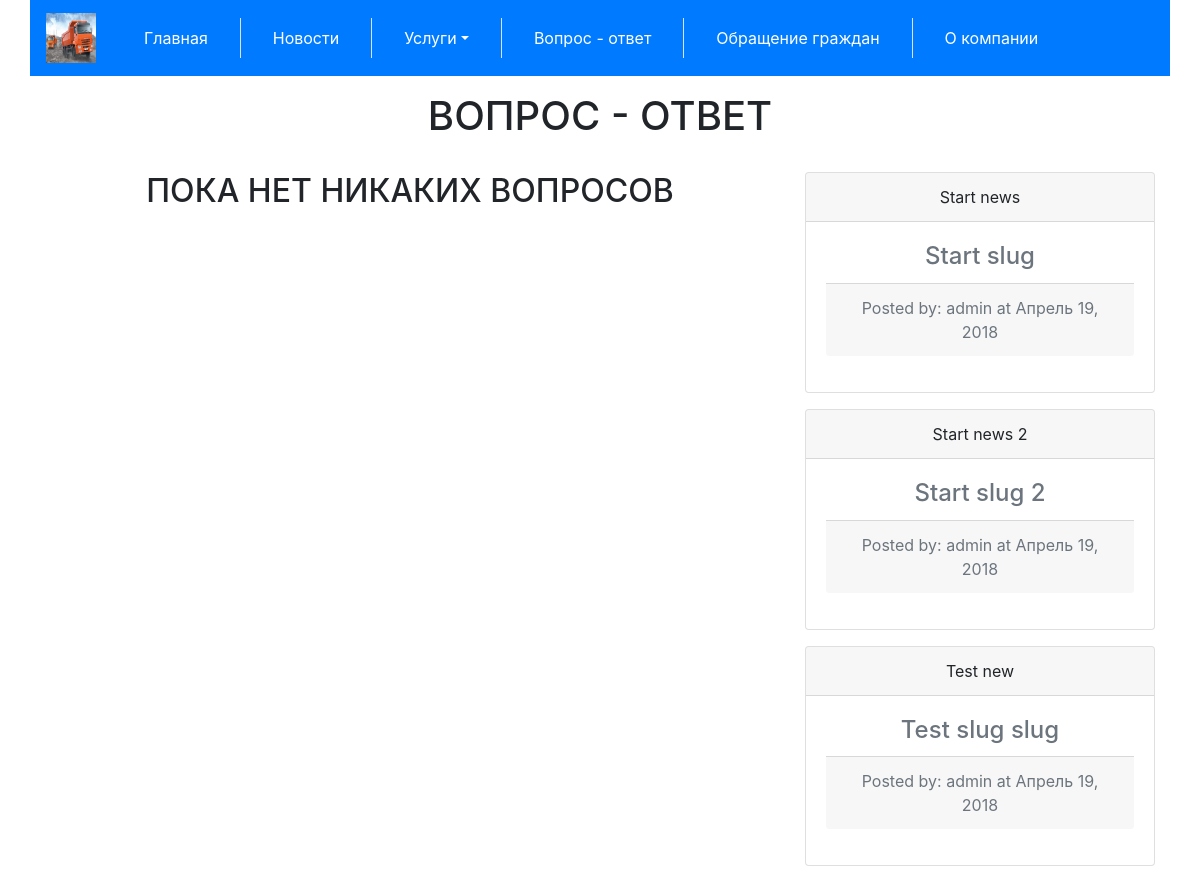
Page /questions/ on the earlier database version.
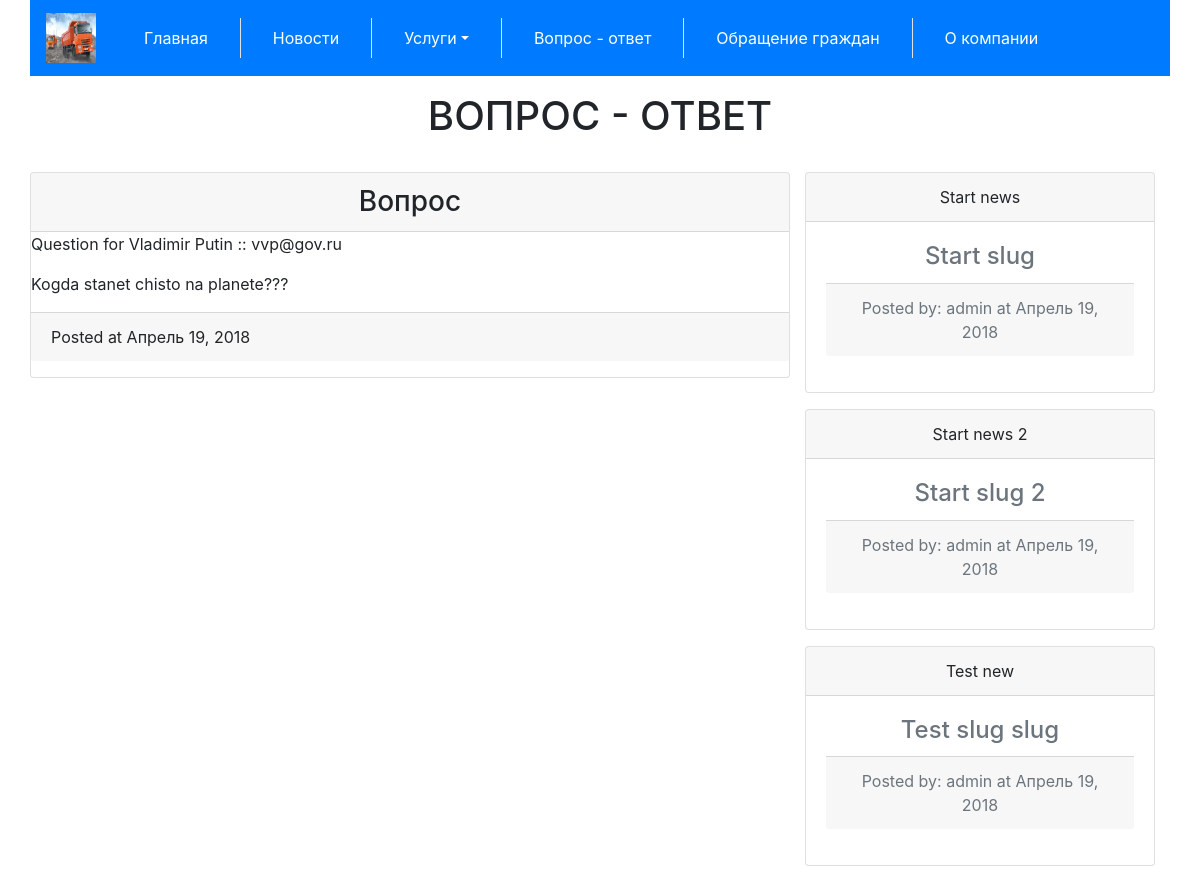
Same page on the later database version.
### server/models.py (models this page shows, shortened)
class News(models.Model):
    objects = models.Manager()
    class Meta:
        ordering = ['posted', ]
    title = models.TextField(
        default="New",
        verbose_name="News title"
    )
    slug = models.SlugField(
        max_length=100,
        unique=True
    )
    author = models.TextField(
        default="Author",
        verbose_name="Newws Author"
    )
    body = models.TextField(
        default='Body',
        verbose_name="News body"
    )
    posted = models.DateField(
        db_index=True,
        auto_now_add=True
    )

class Question(models.Model):
    objects = models.Manager()
    class Meta:
        ordering = ['posted', ]
    title = models.TextField(
        default="New",
        verbose_name="Question title"
    )
    fio = models.TextField(
        default="",
        verbose_name="Question User Name"
    )
    email = models.TextField(
        default="",
        verbose_name="Question User email"
    )
    body = models.TextField(
        default="",
        verbose_name="Question Body"
    )
    posted = models.DateField(
        db_index=True,
        auto_now_add=True
    )

### server/views.py (the view)
# urls.py: url(r'^questions/', server_views.questions, name='questions'),
def questions(request):
    return render(
        request=request,
        template_name='questions.html',
        context={
            'questions': Question.objects.all()[:5],
             "news": News.objects.all()[:5]
        }
    )

### templates/questions.html
{% extends "base.html" %}
{% block content %}
    <div class="col-xl-12">
        <h1 class="text-center text-uppercase my-3">Вопрос - ответ</h1>
    </div>
        <article class="col-xl-8 col-lg-8">
            {% if questions %}
                {% for q in questions %}
                    <div class="row card rounded-top my-3">
                        <h3 class="card-header text-center" >Вопрос</h3>
                            <p class="question-text">Question for {{ q.fio }} :: {{ q.email }}</p>
                            <p class="question-text">{{ q.body }}</p>
                            <p class="card-footer">Posted at {{ q.posted }}</p>
                    </div>
                {% endfor %}
            {% else %}
                <h2 class="text-center text-uppercase my-3">Пока нет никаких вопросов</h2>
            {% endif %}
        </article>
        <aside class="col-xl-4 col-lg-4">
            {% if news %}
                {% for n in news %}
                    <div class="card my-3 text-center">
                        <div class="card-header">{{ n.title }}</div>
                        <div class="card-body text-secondary">
                            <h4 class="card-title">{{ n.slug }}</h4>
                            <p class="card-footer">Posted by: {{ n.author }} at {{ n.posted }}</p>
                        </div>
                    </div>
                {% endfor %}
            {% else %}
                <h2 class="text-center text-uppercase my-3">Сейчас нет новостей</h2>
            {% endif %}
        </aside>
{% endblock %}

Differences in the rows shown:
added Question: fio "Vladimir Putin", email "vvp@gov.ru", body "Kogda stanet chisto na planete???", posted "Апрель 19, 2018"
Other differences:
text no longer shown: "ПОКА НЕТ НИКАКИХ ВОПРОСОВ"
